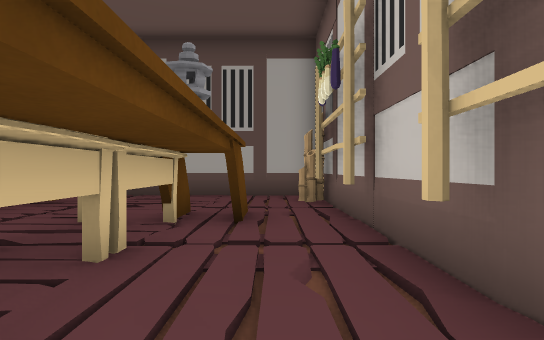
[1] (above)

16 first-person views from a walk through a 3-D level made in the Unity game engine. The camera is 0.68 m above the floor, looks level and sees 85° across. The floor is counted in squares, 1 m on a side. Each view is taken from the middle of a square. On the plan, view 1 faces up. The plan holds only what a view shows up to about 10 squares ahead; the rest is blank. The place goes on beyond the plan. Some animated figures are not drawn.

[2]
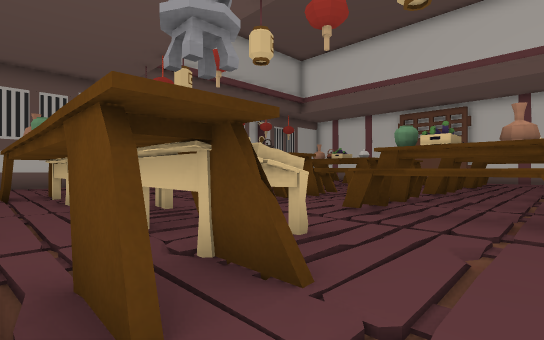

[3]
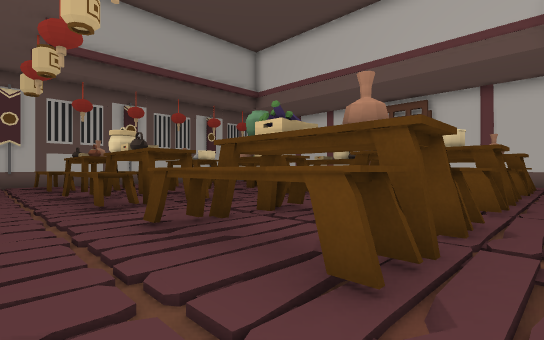

[4]
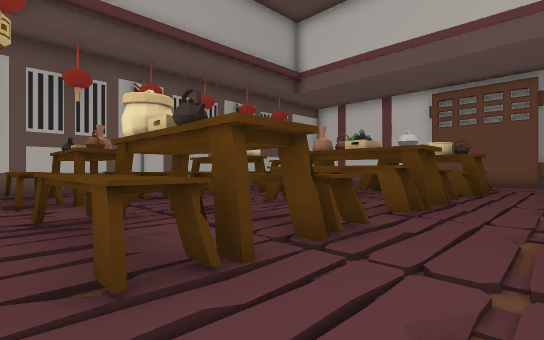

[5]
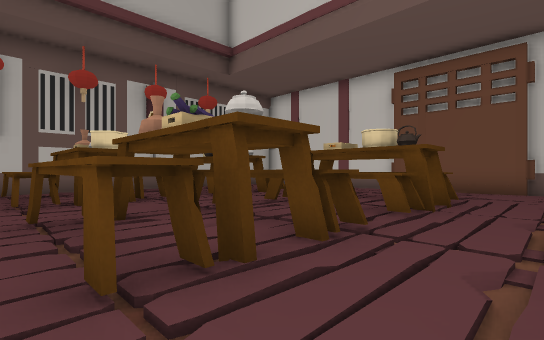

[6]
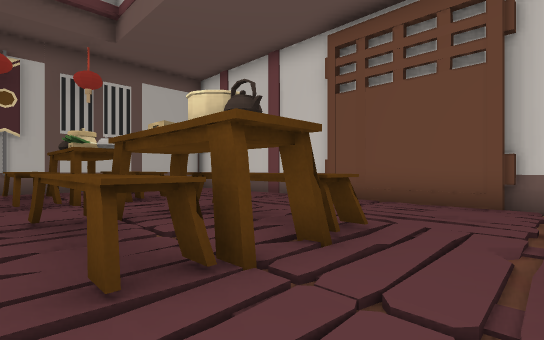

[7]
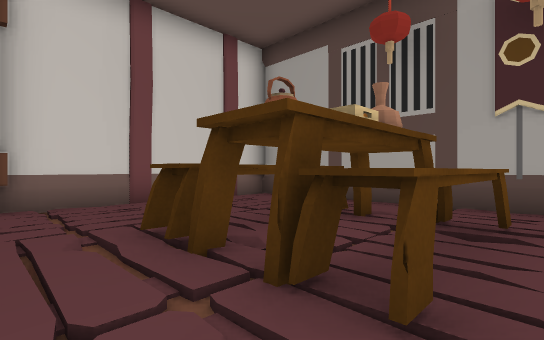

[8]
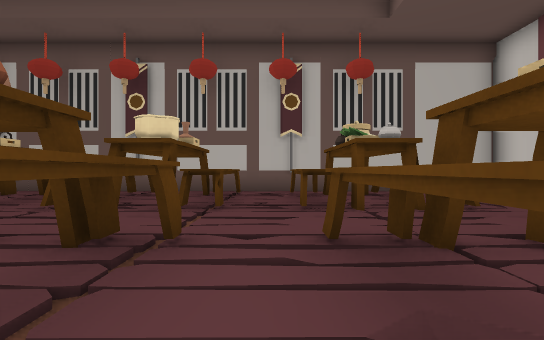

[9]
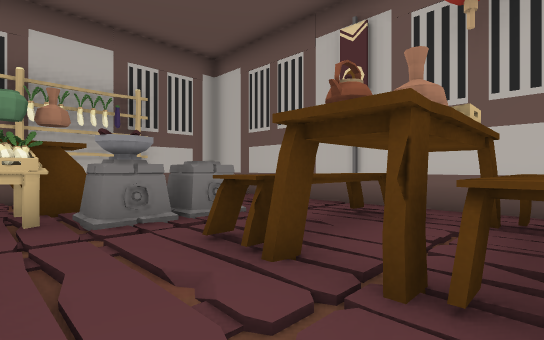

[10]
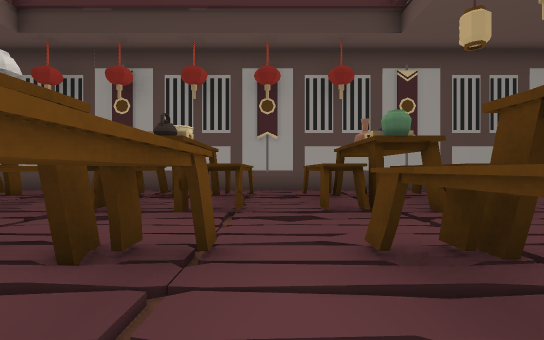

[11]
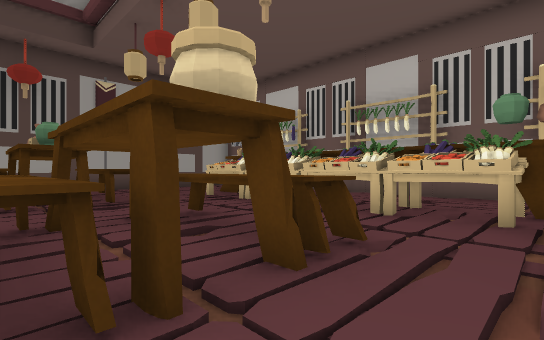

[12]
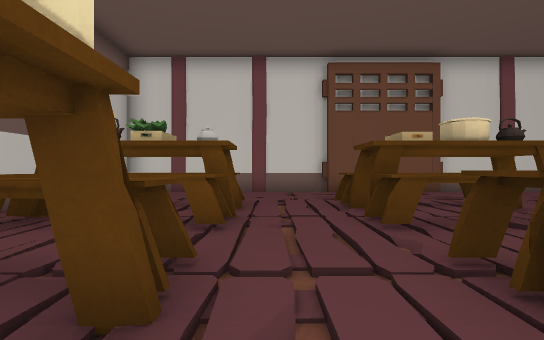

[13]
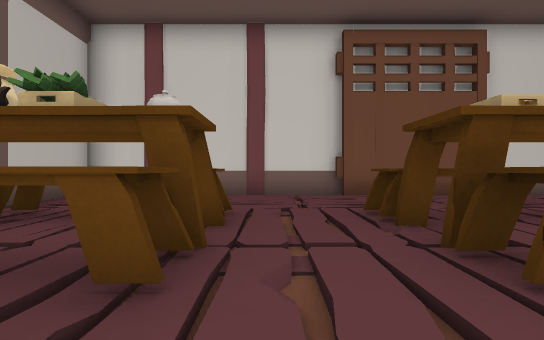

[14]
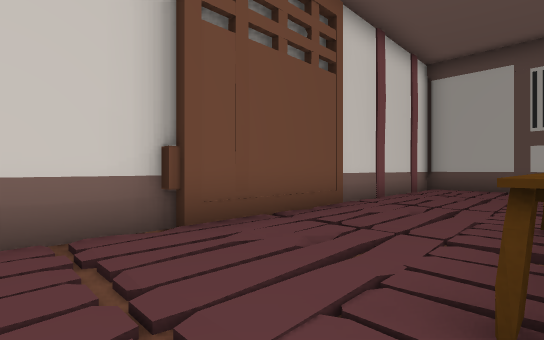

[15]
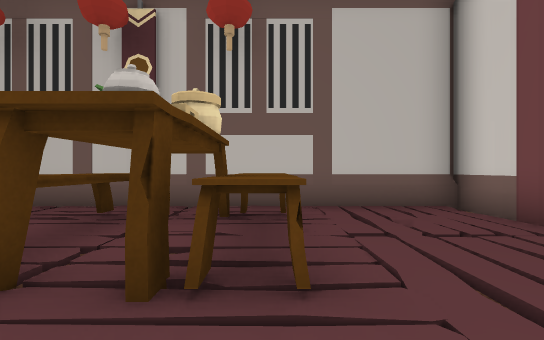

[16]
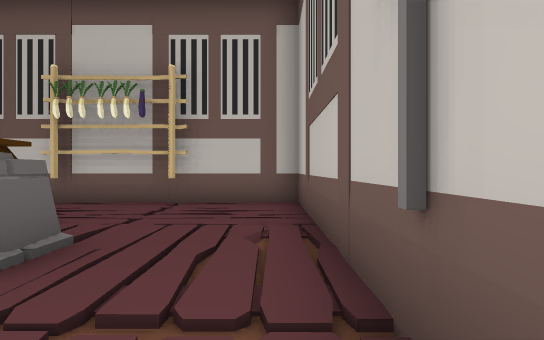

### Floor plan
Points are (right, up) in squares from view 1. A wall is a line through its corners. A room is listed if a view was taken in it or the views show most of it. See-through windows are left out.
Room 1 (view 1)
walls: (-0.5, 4.9) (-0.5, 2.9); (-1.3, 4.9) (-1.3, 3.5); (1.2, -1.9) (1.2, 4.5)
low walls: (-0.9, 2.3) (-0.9, 1.2)
ways out: opening at (0, 5) to room 2; gap at (0, -2) to room 2
Room 2 (views 2, 3, 4, 5, 6, 7, 8, 9, 10, 11, 12, 13, 14, 15, 16)
walls: (-1.3, -2.8) (-1.3, -3.5); (-1.4, -3.4) (-1.4, -2.4); (-1.4, 3.9) (-1.4, 4.7); (-1.4, 4.1) (-0.6, 4.1); (-0.5, -1.9) (-0.5, -3.4); (-18.2, 2.4) (-18.2, -1.5); (-18.5, -1.1) (-18.5, -7.6) (1.2, -7.6) (1.2, -1.9); (1.2, 4.5) (1.2, 7); (1.2, 8.1) (-18.5, 8.1) (-18.5, 2.1)
low walls: (-17.9, -0.4) (-17.9, -1.5); (-17.8, 2.2) (-17.8, 0.7)
ways out: opening at (0, 5) to room 1; gap at (0, -2) to room 1
objects: table (-15, -6) to (-15, -4); table (-15, -1) to (-15, 1); table (-15, 4) to (-15, 6); table (-14, -6) to (-14, -4); table (-14, -1); table (-14, 1); table (-14, 4); table (-14, 6); table (-13, -6) to (-13, -4); table (-13, -1) to (-12, 1); table (-13, 4) to (-13, 6); table (-11, -6) to (-11, -4); table (-11, -1) to (-11, 1); table (-11, 4) to (-11, 6); table (-10, -6) to (-10, -4); table (-10, -1); table (-10, 1); table (-10, 4); table (-10, 6); table (-9, -6) to (-9, -4); table (-9, -1) to (-9, 1); table (-9, 4) to (-9, 6); table (-7, -6) to (-7, -4); table (-7, -1) to (-7, 1); table (-7, 4) to (-7, 6); table (-6, -6); table (-6, -4); table (-6, -1); table (-6, 1); table (-6, 4); table (-6, 6); table (-5, -6) to (-5, -4); table (-5, -1) to (-5, 1); table (-5, 4) to (-5, 6); other object (-3, -5); other object (-3, -4) to (-3, -3); table (-3, -2) to (-2, -2); table (-3, 3) to (-2, 4); table (-2, -1) to (-2, 0); table (-2, 1) to (-2, 2)

Positions as (right, up) in squares from view 1, and headings:
1: (0, 0), facing up
2: (0, 6), facing down-left
3: (-3, 7), facing down-left
4: (-4, 3), facing down-left
5: (-8, 3), facing down-left
6: (-12, 3), facing down-left
7: (-12, 2), facing up-left
8: (-12, 1), facing down
9: (-7, -2), facing down-right
10: (-8, -1), facing up
11: (-7, -3), facing up-right
12: (-9, -3), facing left
13: (-11, -3), facing left
14: (-15, -3), facing up-left
15: (-15, -2), facing down
16: (-5, -7), facing right
